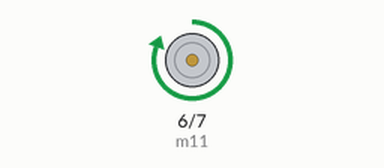
Simulated run of this sketch. Board: Arduino Uno, built with avr-gcc and run on an emulated ATmega328P. Parts: motor-driver pin pairs drawn as motors (green arrow = first pin HIGH = forward, orange = second pin HIGH = backward, longer = more drive).

Above: at 1.0 s.
At 3.0 s:
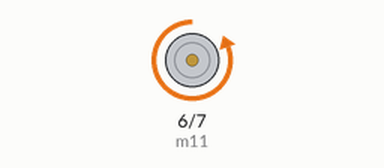
At 5.0 s:
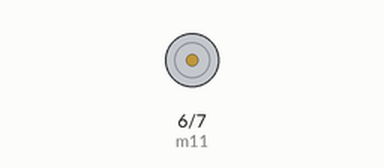
Timing chart, 0 to 7.8 s (numbered marks = the images above):
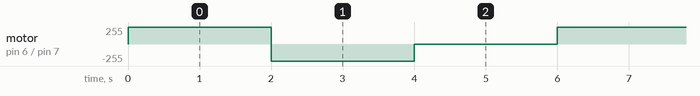

The sketch:

l293d_test.ino
```cpp
int m11 = 6;
int m12 = 7;

void setup() {
  pinMode(m11, OUTPUT);
  pinMode(m12, OUTPUT);

}

void loop() {
  digitalWrite(m11, HIGH);
  digitalWrite(m12, LOW);
  delay(2000);
  digitalWrite(m11, LOW);
  digitalWrite(m12, HIGH);
  delay(2000);
  digitalWrite(m11, LOW);
  digitalWrite(m12, LOW);
  delay(2000);
}
```

Measured:
- by itself, motor on pin 6 (m11) / pin 7 (m12): repeats every 6.0 s: backward 255/255 2.0 s, stopped 2.0 s, forward 255/255 2.0 s
